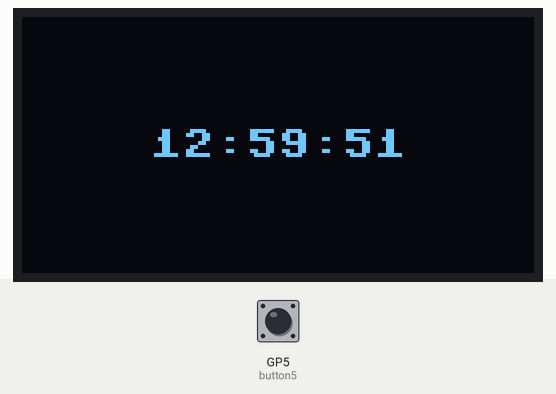
This program was run on a simulated Raspberry Pi Pico running MicroPython. Parts: 128×64 one-colour display. The test bench sets the inputs (shaded band); at power-on: GP5 (button5) LOW. The clock reads 2024-03-15 10:24:30 at power-on unless the program sets it.

Above: at 1.2 s.
1.3 s: GP5 (button5) pulled HIGH for 0.15 s
At 1.9 s:
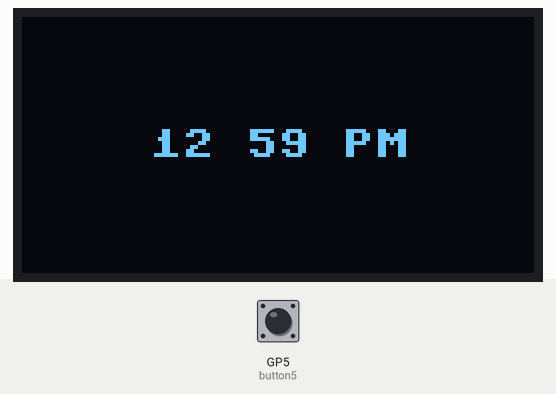
4.4 s: GP5 (button5) pulled HIGH for 1 s
At 6.9 s:
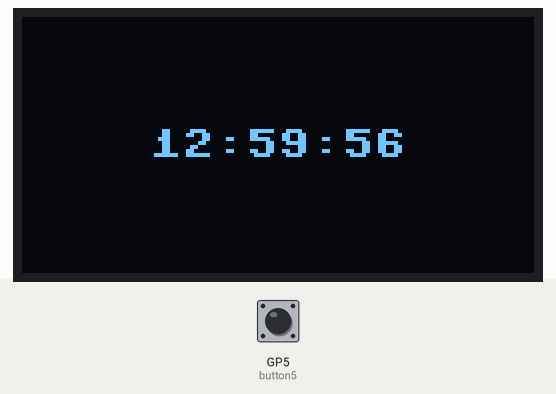
7.6 s: GP5 (button5) pulled HIGH for 0.15 s
At 10.5 s:
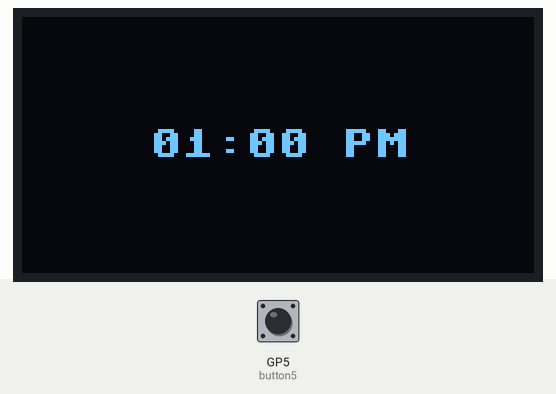
10.7 s: GP5 (button5) pulled HIGH for 1 s
At 12.8 s:
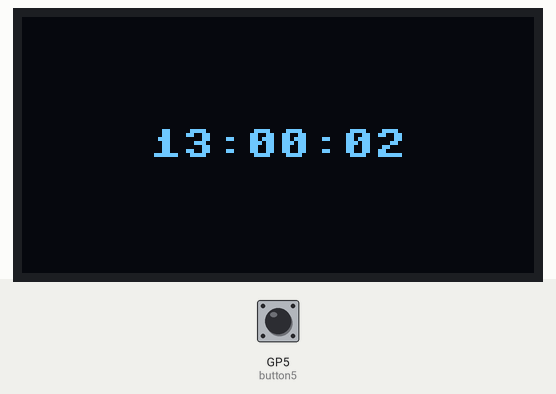
Timing chart, 0 to 14.3 s (numbered marks = the images above; inputs shaded):
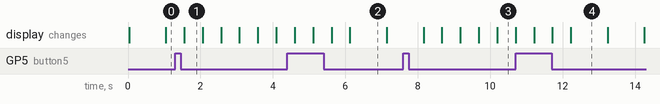

The program:

clock_button_v3.py
```python
from machine import Pin, SPI, RTC
from ssd1306 import SSD1306_SPI
import utime

# Define columns and rows of the OLED display
SCREEN_WIDTH = 128
SCREEN_HEIGHT = 64

# Initialize I/O pins associated with the OLED display SPI interface
spi_sck = Pin(18)
spi_sda = Pin(19)
spi_res = Pin(21)
spi_dc = Pin(20)
spi_cs = Pin(17)

# SPI device setup
SPI_DEVICE = 0
oled_spi = SPI(SPI_DEVICE, baudrate=1100000, sck=spi_sck, mosi=spi_sda)
oled = SSD1306_SPI(SCREEN_WIDTH, SCREEN_HEIGHT, oled_spi, spi_dc, spi_res, spi_cs, True)

# Initialize RTC (Real-Time Clock)
rtc = RTC()
rtc.datetime((2024, 7, 9, 2, 12, 59, 50, 0))  # Set the RTC to 10 PM

time_format_24hr = True  # Global variable to control time format
colon_visible = True  # Initialize colon visibility flag

def update_time():
    year, month, day, weekday, hour, minute, second, subsecond = rtc.datetime()
    global colon_visible
    colon = ':' if colon_visible else ' '
    if time_format_24hr:
        formatted_time = "{:02}:{:02}:{:02}".format(hour, minute, second)
    else:
        am_pm = "AM"
        if hour == 0:
            hour = 12
        elif hour >= 12:
            am_pm = "PM"
            if hour > 12:
                hour -= 12
        formatted_time = "{:02}{:}{:02} {}".format(hour, colon, minute, am_pm)
    return formatted_time

def toggle_time_format():
    global time_format_24hr
    time_format_24hr = not time_format_24hr

# Define the button and interrupt handler
button5 = Pin(5, Pin.IN, Pin.PULL_DOWN)
Last_press5 = 0

def Button_Pressed5(button):
    global Last_press5
    new_time5 = utime.ticks_ms()
    if(new_time5 - Last_press5) > 50:
        toggle_time_format()  # Toggle the time format
        Last_press5 = new_time5

# Set up interrupt for the button
button5.irq(trigger=Pin.IRQ_FALLING, handler=Button_Pressed5)

while True:
    oled.fill(0)
    current_time = update_time()
    text_width = 8 * len(current_time)  # Calculate coordinates to center the text
    x = (SCREEN_WIDTH - text_width) // 2
    y = (SCREEN_HEIGHT - 8) // 2
    oled.text(current_time, x, y)
    oled.show()
    colon_visible = not colon_visible  # Toggle colon visibility
    utime.sleep(0.5)  # Update every half second
```

Measured:
- after the input at 1.3 s, the display: changes after 0.25 s (image 1)
- after the input at 4.4 s, the display: first differs from a run without the input after 1.2 s (image 2 shows a later state)
- after the input at 7.6 s, the display: first changes after 0.56 s (image 3 shows a later state)
- after the input at 10.7 s, the display: first differs from a run without the input after 1.0 s (image 4 shows a later state)
- what the display in image 2 shows lasts 1.0 s, from 6.1 s to 7.1 s
